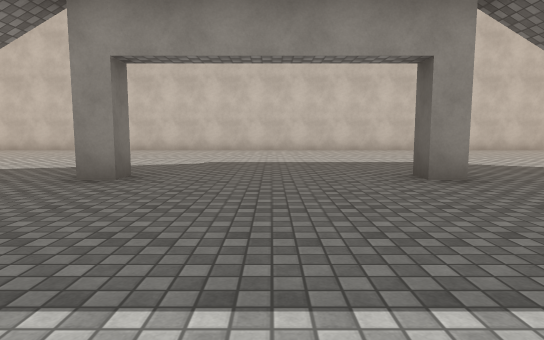
[1] (above)

20 first-person views from a walk through a 3-D level made in the Unity game engine. The camera is 1.2 m above the floor, tilts 6° down and sees 75° across. The floor is counted in squares, 2 m on a side. Each view is taken from the middle of a square. On the plan, view 1 faces up. The plan holds only what a view shows up to about 10 squares ahead; the rest is blank. The place goes on beyond the plan. The player character is not drawn. Surface patterns are stand-ins for the level's own textures.

[2]
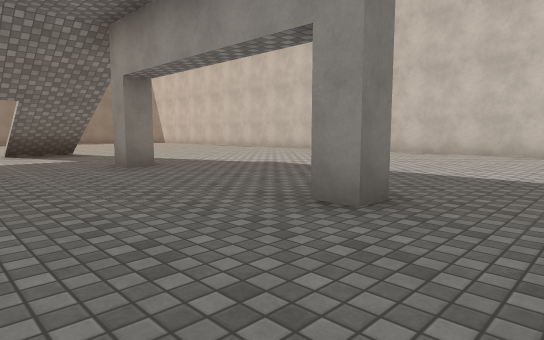

[3]
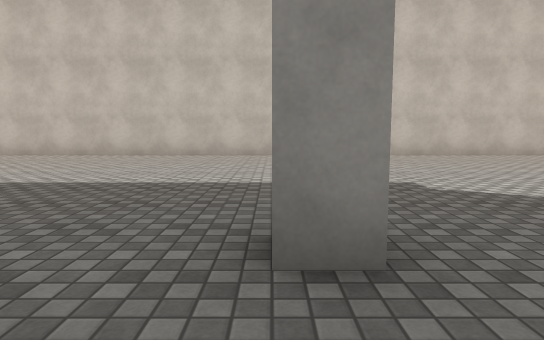

[4]
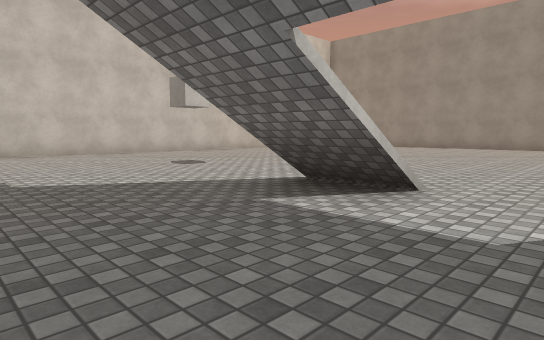

[5]
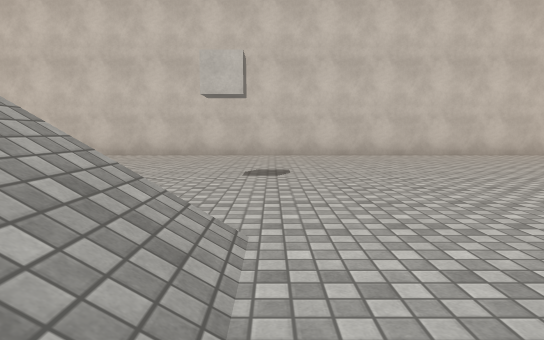

[6]
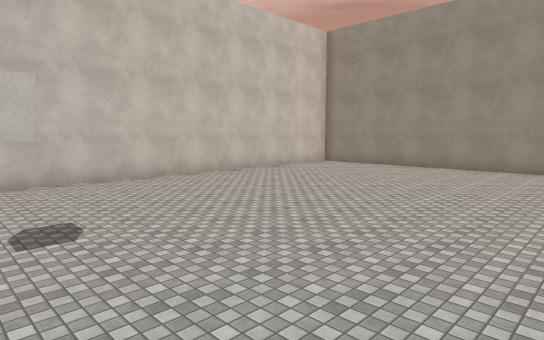

[7]
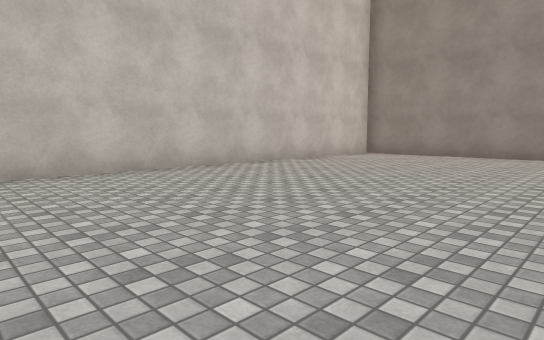

[8]
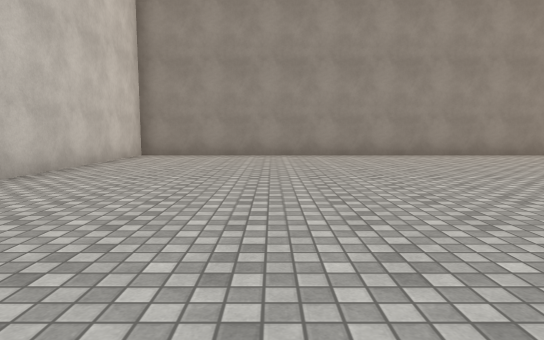

[9]
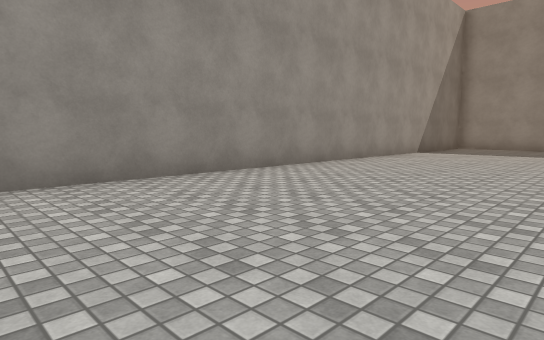

[10]
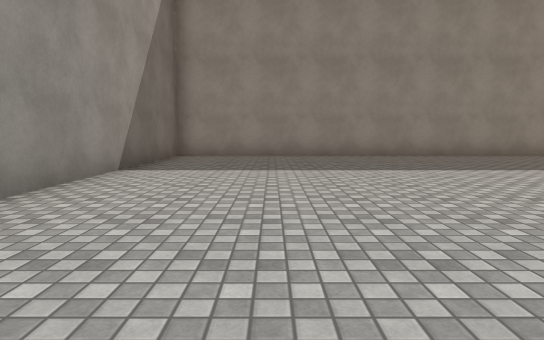

[11]
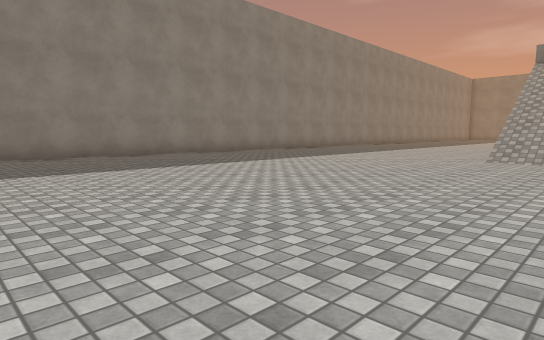

[12]
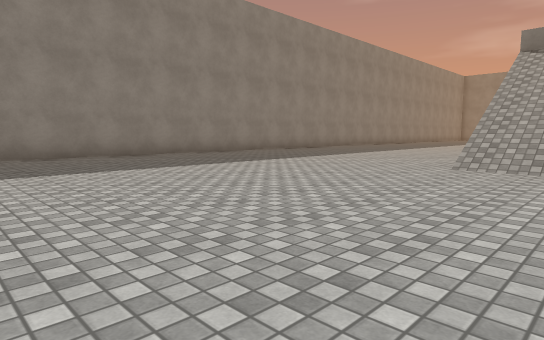

[13]
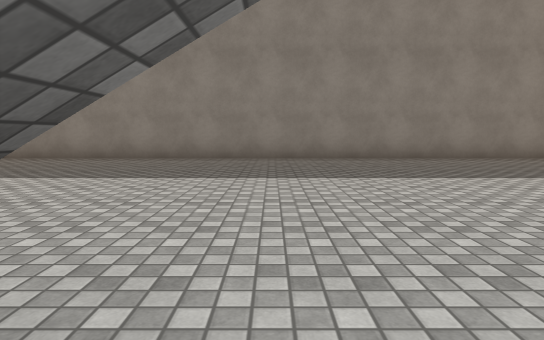

[14]
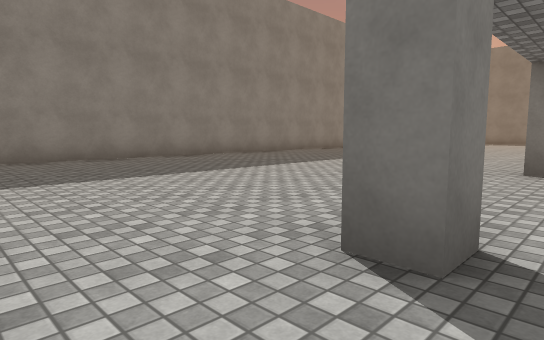

[15]
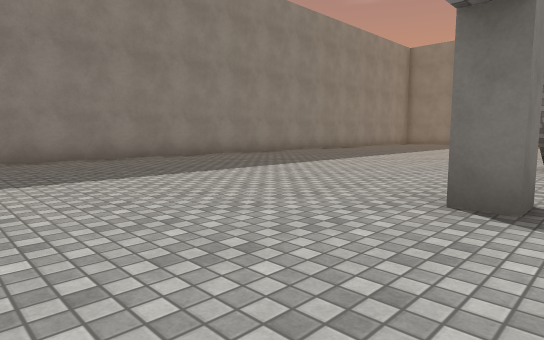

[16]
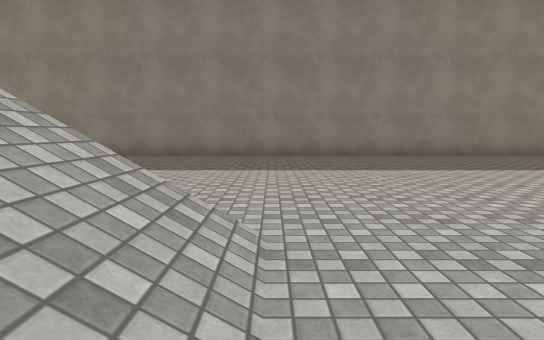

[17]
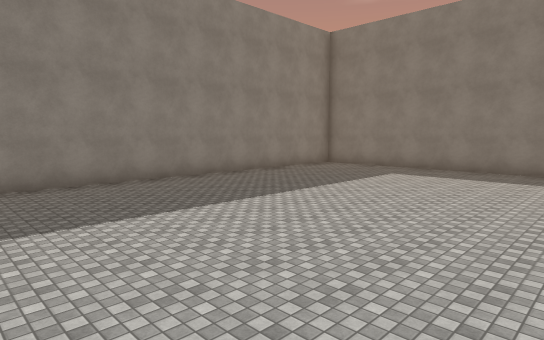

[18]
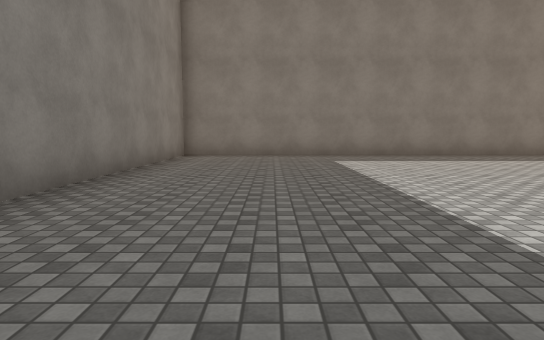

[19]
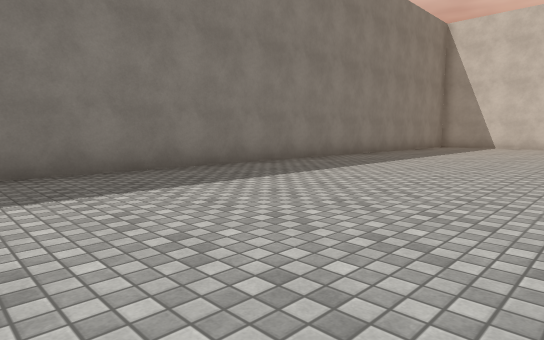

[20]
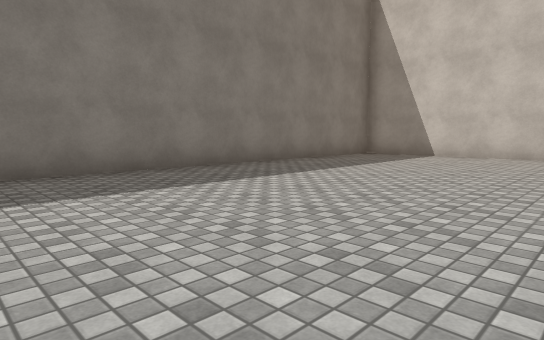

### Floor plan
Points are (right, up) in squares from view 1. A wall is a line through its corners. A room is listed if a view was taken in it or the views show most of it. See-through windows are left out.
Room 1 (views 1, 2, 3, 4, 5, 6, 7, 8, 9, 10, 11, 12, 13, 14, 15, 16, 17, 18, 19, 20)
walls: (1.9, 0.5) (2.5, 0.5) (2.5, 0); (-2.5, 0.5) (-2, 0.5) (-2, 0); (-2, 5.1) (-2, 4.5) (-2.5, 4.5); (2.5, 5.1) (2.5, 4.5) (2, 4.5) (2, 5); (-13.2, 12.5) (-16.8, 12.5); (-17.5, 11.8) (-17.5, -7.4) (17.5, -7.4) (17.5, 12.5) (-5.4, 12.5)

Positions as (right, up) in squares from view 1, and headings:
1: (0, 0), facing up
2: (4, 2), facing up-left
3: (2, 3), facing up
4: (3, 2), facing up-right
5: (7, 3), facing up
6: (6, 4), facing up-right
7: (8, 7), facing up-right
8: (8, 9), facing right
9: (13, 7), facing down-right
10: (15, 2), facing down
11: (15, 2), facing down-left
12: (13, 2), facing down-left
13: (5, 1), facing down
14: (4, 1), facing down-left
15: (1, 1), facing down-left
16: (-7, 2), facing down
17: (-6, 1), facing down-left
18: (-8, -5), facing left
19: (-12, -3), facing up-left
20: (-12, 3), facing up-left
